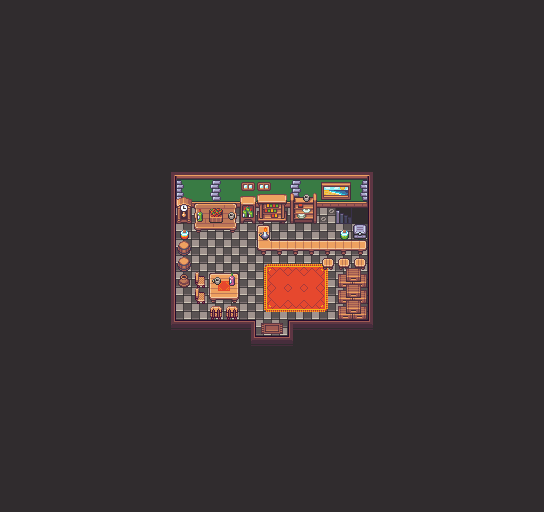

A 2D game scene composited from a Tiled map and its tileset images. What follows is a short description and the map's XML, with each tile layer's data collapsed to a summary:
An orthogonal 34x32 tile map with 16x16 px tiles, 7 tile layers (Capa de patrones 1, Capa de patrones 2, Capa de patrones 3, Capa de patrones 4, ...) and 17 objects (salidaxoel).

<map version="1.10" tiledversion="1.10.2" orientation="orthogonal" renderorder="right-down" width="34" height="32" tilewidth="16" tileheight="16" infinite="0" nextlayerid="10" nextobjectid="20">
 <tileset firstgid="1" source="atlas_16x.tsx" />
 <layer id="1" name="Capa de patrones 1" width="34" height="32">
  <data>[1088 cells, 1088 non-empty, 3 distinct tile ids]</data>
 </layer>
 <layer id="2" name="Capa de patrones 2" width="34" height="32">
  <data>[1088 cells, 21 non-empty, 10 distinct tile ids]</data>
 </layer>
 <layer id="3" name="Capa de patrones 3" width="34" height="32">
  <data>[1088 cells, 72 non-empty, 14 distinct tile ids]</data>
 </layer>
 <layer id="4" name="Capa de patrones 4" width="34" height="32">
  <data>[1088 cells, 36 non-empty, 26 distinct tile ids]</data>
 </layer>
 <layer id="6" name="Capa de patrones 5" width="34" height="32">
  <data>[1088 cells, 19 non-empty, 15 distinct tile ids]</data>
 </layer>
 <layer id="7" name="Capa de patrones 6" width="34" height="32">
  <data>[1088 cells, 32 non-empty, 26 distinct tile ids]</data>
 </layer>
 <layer id="8" name="Capa de patrones 7" width="34" height="32">
  <data>[1088 cells, 2 non-empty, 2 distinct tile ids]</data>
 </layer>
 <objectgroup id="9" name="colisiones">
  <object id="1" x="156.7" y="320" width="99.3439" height="20.0435" />
  <object id="2" x="288.043" y="320" width="94.6087" height="18.913" />
  <object id="3" name="salidaxoel" x="255.652" y="335.957" width="35.3478" height="7.17391" />
  <object id="4" x="208.844" y="272.938" width="30.2813" height="25.6563" />
  <object id="5" x="199" y="275.957" width="14.0435" height="12.6522" />
  <object id="8" x="195" y="272" width="10.25" height="29" />
  <object id="9" x="172.875" y="244.25" width="18.25" height="42.375" />
  <object id="10" x="184" y="199.25" width="53" height="28.875" />
  <object id="11" x="224.068" y="184.92" width="34.7273" height="34.1818" />
  <object id="12" x="337.818" y="245.091" width="38.1818" height="87.0909" />
  <object id="13" x="256.841" y="191.273" width="139.341" height="58" />
  <object id="14" x="368" y="234.727" width="14.3636" height="77.2727" />
  <object id="15" x="209.728" y="306.174" width="28.4185" height="13.6522" />
  <object id="16" x="180" y="230.5" width="9" height="9.625" />
  <object id="17" x="178.75" y="238.625" width="10.25" height="6.25" />
  <object id="18" x="322" y="257.875" width="11.875" height="8.875" />
  <object id="19" x="166.5" y="161" width="9.5" height="177.5" />
 </objectgroup>
</map>
